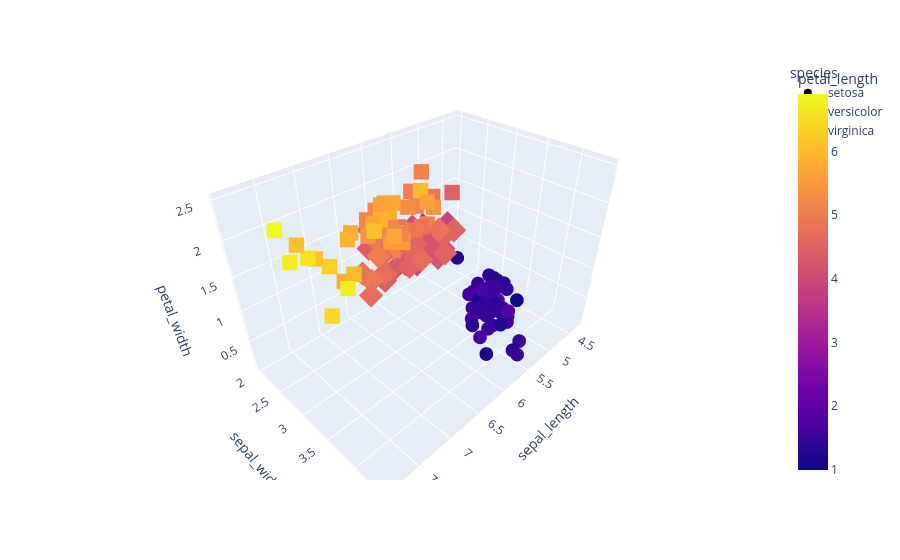

Here is the notebook cell this chart was saved with:
### Markdown cell above
A 4th dimension of the data can be represented thanks to the color of the markers. Also, values from the species column are used below to assign symbols to markers.

### Code cell
import plotly.express as px
df = px.data.iris()
fig = px.scatter_3d(df, x='sepal_length', y='sepal_width', z='petal_width',
                    color='petal_length', symbol='species')
fig.show()

### Figure 1 — Plotly figure (JSON) as saved in the notebook; plotly's stock layout.template omitted (floating-point values rounded to 4 significant figures)
{"data": [{"hovertemplate": "species=setosa<br>sepal_length=%{x}<br>sepal_width=%{y}<br>petal_width=%{z}<br>petal_length=%{marker.color}<extra></extra>", "legendgroup": "setosa", "marker": {"color": [1.4, 1.4, 1.3, 1.5, 1.4, 1.7, 1.4, 1.5, 1.4, 1.5, 1.5, 1.6, 1.4, 1.1, 1.2, 1.5, 1.3, 1.4, 1.7, 1.5, 1.7, 1.5, 1.0, 1.7, 1.9, 1.6, 1.6, 1.5, 1.4, 1.6, 1.6, 1.5, 1.5, 1.4, 1.5, 1.2, 1.3, 1.5, 1.3, 1.5, 1.3, 1.3, 1.3, 1.6, 1.9, 1.4, 1.6, 1.4, 1.5, 1.4], "coloraxis": "coloraxis", "symbol": "circle"}, "mode": "markers", "name": "setosa", "scene": "scene", "showlegend": true, "type": "scatter3d", "x": [5.1, 4.9, 4.7, 4.6, 5.0, 5.4, 4.6, 5.0, 4.4, 4.9, 5.4, 4.8, 4.8, 4.3, 5.8, 5.7, 5.4, 5.1, 5.7, 5.1, 5.4, 5.1, 4.6, 5.1, 4.8, 5.0, 5.0, 5.2, 5.2, 4.7, 4.8, 5.4, 5.2, 5.5, 4.9, 5.0, 5.5, 4.9, 4.4, 5.1, 5.0, 4.5, 4.4, 5.0, 5.1, 4.8, 5.1, 4.6, 5.3, 5.0], "y": [3.5, 3.0, 3.2, 3.1, 3.6, 3.9, 3.4, 3.4, 2.9, 3.1, 3.7, 3.4, 3.0, 3.0, 4.0, 4.4, 3.9, 3.5, 3.8, 3.8, 3.4, 3.7, 3.6, 3.3, 3.4, 3.0, 3.4, 3.5, 3.4, 3.2, 3.1, 3.4, 4.1, 4.2, 3.1, 3.2, 3.5, 3.1, 3.0, 3.4, 3.5, 2.3, 3.2, 3.5, 3.8, 3.0, 3.8, 3.2, 3.7, 3.3], "z": [0.2, 0.2, 0.2, 0.2, 0.2, 0.4, 0.3, 0.2, 0.2, 0.1, 0.2, 0.2, 0.1, 0.1, 0.2, 0.4, 0.4, 0.3, 0.3, 0.3, 0.2, 0.4, 0.2, 0.5, 0.2, 0.2, 0.4, 0.2, 0.2, 0.2, 0.2, 0.4, 0.1, 0.2, 0.1, 0.2, 0.2, 0.1, 0.2, 0.2, 0.3, 0.3, 0.2, 0.6, 0.4, 0.3, 0.2, 0.2, 0.2, 0.2]}, {"hovertemplate": "species=versicolor<br>sepal_length=%{x}<br>sepal_width=%{y}<br>petal_width=%{z}<br>petal_length=%{marker.color}<extra></extra>", "legendgroup": "versicolor", "marker": {"color": [4.7, 4.5, 4.9, 4.0, 4.6, 4.5, 4.7, 3.3, 4.6, 3.9, 3.5, 4.2, 4.0, 4.7, 3.6, 4.4, 4.5, 4.1, 4.5, 3.9, 4.8, 4.0, 4.9, 4.7, 4.3, 4.4, 4.8, 5.0, 4.5, 3.5, 3.8, 3.7, 3.9, 5.1, 4.5, 4.5, 4.7, 4.4, 4.1, 4.0, 4.4, 4.6, 4.0, 3.3, 4.2, 4.2, 4.2, 4.3, 3.0, 4.1], "coloraxis": "coloraxis", "symbol": "diamond"}, "mode": "markers", "name": "versicolor", "scene": "scene", "showlegend": true, "type": "scatter3d", "x": [7.0, 6.4, 6.9, 5.5, 6.5, 5.7, 6.3, 4.9, 6.6, 5.2, 5.0, 5.9, 6.0, 6.1, 5.6, 6.7, 5.6, 5.8, 6.2, 5.6, 5.9, 6.1, 6.3, 6.1, 6.4, 6.6, 6.8, 6.7, 6.0, 5.7, 5.5, 5.5, 5.8, 6.0, 5.4, 6.0, 6.7, 6.3, 5.6, 5.5, 5.5, 6.1, 5.8, 5.0, 5.6, 5.7, 5.7, 6.2, 5.1, 5.7], "y": [3.2, 3.2, 3.1, 2.3, 2.8, 2.8, 3.3, 2.4, 2.9, 2.7, 2.0, 3.0, 2.2, 2.9, 2.9, 3.1, 3.0, 2.7, 2.2, 2.5, 3.2, 2.8, 2.5, 2.8, 2.9, 3.0, 2.8, 3.0, 2.9, 2.6, 2.4, 2.4, 2.7, 2.7, 3.0, 3.4, 3.1, 2.3, 3.0, 2.5, 2.6, 3.0, 2.6, 2.3, 2.7, 3.0, 2.9, 2.9, 2.5, 2.8], "z": [1.4, 1.5, 1.5, 1.3, 1.5, 1.3, 1.6, 1.0, 1.3, 1.4, 1.0, 1.5, 1.0, 1.4, 1.3, 1.4, 1.5, 1.0, 1.5, 1.1, 1.8, 1.3, 1.5, 1.2, 1.3, 1.4, 1.4, 1.7, 1.5, 1.0, 1.1, 1.0, 1.2, 1.6, 1.5, 1.6, 1.5, 1.3, 1.3, 1.3, 1.2, 1.4, 1.2, 1.0, 1.3, 1.2, 1.3, 1.3, 1.1, 1.3]}, {"hovertemplate": "species=virginica<br>sepal_length=%{x}<br>sepal_width=%{y}<br>petal_width=%{z}<br>petal_length=%{marker.color}<extra></extra>", "legendgroup": "virginica", "marker": {"color": [6.0, 5.1, 5.9, 5.6, 5.8, 6.6, 4.5, 6.3, 5.8, 6.1, 5.1, 5.3, 5.5, 5.0, 5.1, 5.3, 5.5, 6.7, 6.9, 5.0, 5.7, 4.9, 6.7, 4.9, 5.7, 6.0, 4.8, 4.9, 5.6, 5.8, 6.1, 6.4, 5.6, 5.1, 5.6, 6.1, 5.6, 5.5, 4.8, 5.4, 5.6, 5.1, 5.1, 5.9, 5.7, 5.2, 5.0, 5.2, 5.4, 5.1], "coloraxis": "coloraxis", "symbol": "square"}, "mode": "markers", "name": "virginica", "scene": "scene", "showlegend": true, "type": "scatter3d", "x": [6.3, 5.8, 7.1, 6.3, 6.5, 7.6, 4.9, 7.3, 6.7, 7.2, 6.5, 6.4, 6.8, 5.7, 5.8, 6.4, 6.5, 7.7, 7.7, 6.0, 6.9, 5.6, 7.7, 6.3, 6.7, 7.2, 6.2, 6.1, 6.4, 7.2, 7.4, 7.9, 6.4, 6.3, 6.1, 7.7, 6.3, 6.4, 6.0, 6.9, 6.7, 6.9, 5.8, 6.8, 6.7, 6.7, 6.3, 6.5, 6.2, 5.9], "y": [3.3, 2.7, 3.0, 2.9, 3.0, 3.0, 2.5, 2.9, 2.5, 3.6, 3.2, 2.7, 3.0, 2.5, 2.8, 3.2, 3.0, 3.8, 2.6, 2.2, 3.2, 2.8, 2.8, 2.7, 3.3, 3.2, 2.8, 3.0, 2.8, 3.0, 2.8, 3.8, 2.8, 2.8, 2.6, 3.0, 3.4, 3.1, 3.0, 3.1, 3.1, 3.1, 2.7, 3.2, 3.3, 3.0, 2.5, 3.0, 3.4, 3.0], "z": [2.5, 1.9, 2.1, 1.8, 2.2, 2.1, 1.7, 1.8, 1.8, 2.5, 2.0, 1.9, 2.1, 2.0, 2.4, 2.3, 1.8, 2.2, 2.3, 1.5, 2.3, 2.0, 2.0, 1.8, 2.1, 1.8, 1.8, 1.8, 2.1, 1.6, 1.9, 2.0, 2.2, 1.5, 1.4, 2.3, 2.4, 1.8, 1.8, 2.1, 2.4, 2.3, 1.9, 2.3, 2.5, 2.3, 1.9, 2.0, 2.3, 1.8]}], "layout": {"coloraxis": {"colorbar": {"title": {"text": "petal_length"}}, "colorscale": [[0, "#0d0887"], [0.1111, "#46039f"], [0.2222, "#7201a8"], [0.3333, "#9c179e"], [0.4444, "#bd3786"], [0.5556, "#d8576b"], [0.6667, "#ed7953"], [0.7778, "#fb9f3a"], [0.8889, "#fdca26"], [1, "#f0f921"]]}, "legend": {"title": {"text": "species"}, "tracegroupgap": 0}, "margin": {"t": 60}, "scene": {"domain": {"x": [0, 1], "y": [0, 1]}, "xaxis": {"title": {"text": "sepal_length"}}, "yaxis": {"title": {"text": "sepal_width"}}, "zaxis": {"title": {"text": "petal_width"}}}}}
